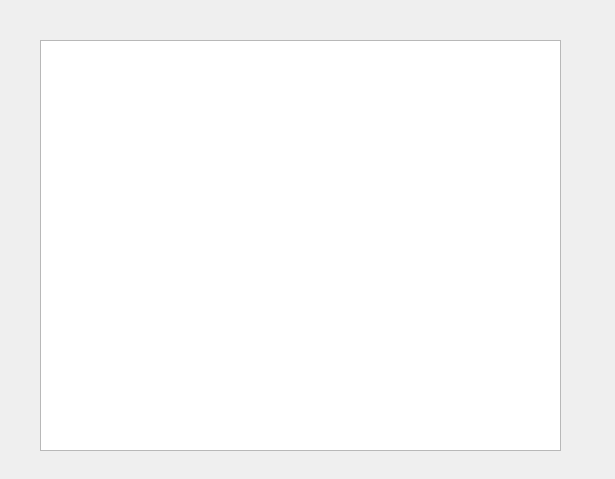
<?xml version="1.0" encoding="UTF-8"?>
<ui version="4.0">
 <class>Form</class>
 <widget class="QWidget" name="Form">
  <property name="geometry">
   <rect>
    <x>0</x>
    <y>0</y>
    <width>615</width>
    <height>479</height>
   </rect>
  </property>
  <property name="windowTitle">
   <string>Form</string>
  </property>
  <widget class="QTableView" name="mostrar_datos">
   <property name="geometry">
    <rect>
     <x>40</x>
     <y>40</y>
     <width>521</width>
     <height>411</height>
    </rect>
   </property>
  </widget>
 </widget>
 <resources/>
 <connections/>
</ui>
